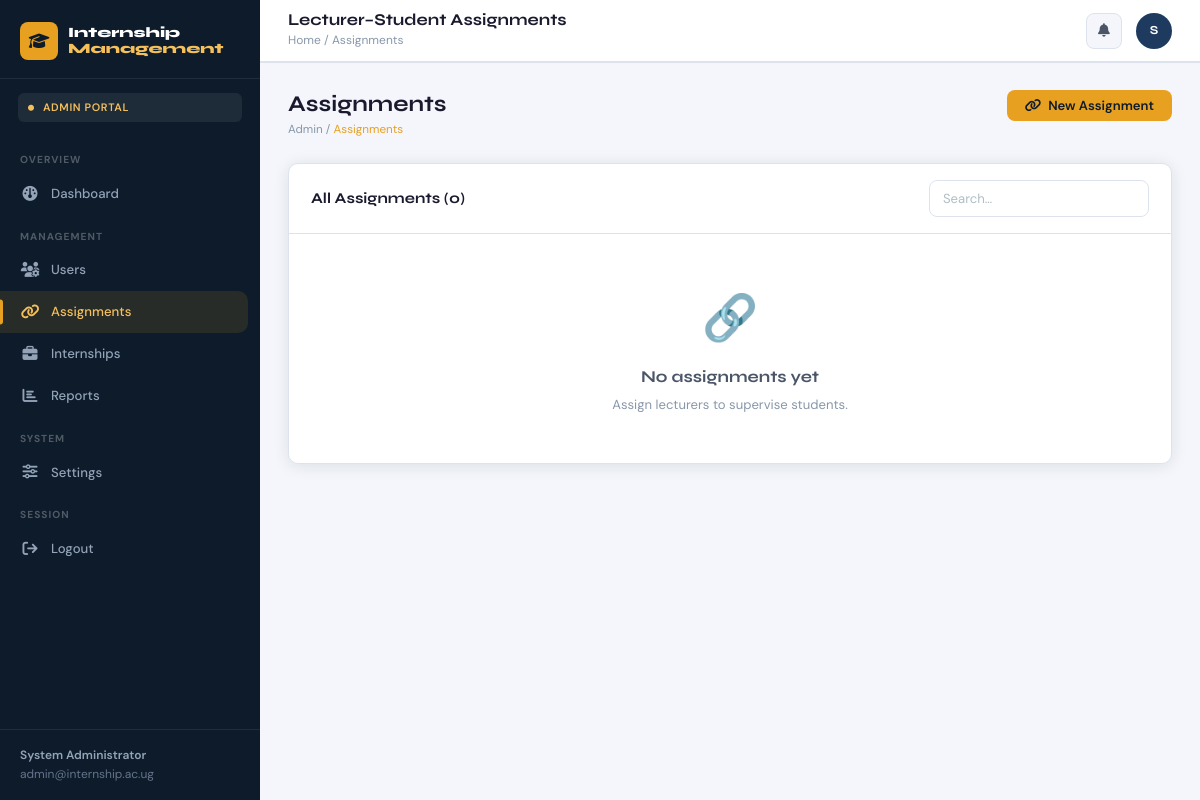
The app's page /admin/assignments.php (signed in) with its own data.
### tables this page shows
CREATE TABLE IF NOT EXISTS users (
    id INT AUTO_INCREMENT PRIMARY KEY,
    name VARCHAR(150) NOT NULL,
    email VARCHAR(200) NOT NULL UNIQUE,
    password VARCHAR(255) NOT NULL,
    role ENUM('student','lecturer','admin') NOT NULL DEFAULT 'student',
    avatar VARCHAR(255) DEFAULT NULL,
    created_at TIMESTAMP DEFAULT CURRENT_TIMESTAMP,
    updated_at TIMESTAMP DEFAULT CURRENT_TIMESTAMP ON UPDATE CURRENT_TIMESTAMP
);

### config/helpers.php (called while the page is built, shortened)
<?php
require_once __DIR__ . '/../config/db.php';
function isLoggedIn(): bool {
    return isset($_SESSION['user_id']) && !empty($_SESSION['user_id']);
}
function currentUser(): array {
    global $pdo;
    $stmt = $pdo->prepare("SELECT * FROM users WHERE id = ?");
    $stmt->execute([$_SESSION['user_id']]);
    return $stmt->fetch() ?: [];
}
?>

### includes/layout.php (the view, shortened to what this page needs)
<?php
require_once __DIR__ . '/../config/helpers.php';
$_currentUser = currentUser();
function startLayout(string $title, string $pageTitle = '', string $breadcrumb = '', string $activeNav = ''): void {
    global $_currentUser, $_notifCount;
    $role     = $_currentUser['role'] ?? '';
    $initials = strtoupper(substr($_currentUser['name'] ?? 'U', 0, 1));
?>
<!DOCTYPE html>
<html lang="en">
<head>
  <link rel="stylesheet" href="/internship-system/assets/css/style.css">
  <link rel="stylesheet" href="https://cdnjs.cloudflare.com/ajax/libs/font-awesome/6.4.2/css/all.min.css">
</head>
<body>
<div class="app-shell">
  <aside class="sidebar">
    <div class="sidebar-brand">
      <div class="brand-icon"><i class="fa fa-graduation-cap"></i></div>
      <div class="brand-name">Internship<br><span>Management</span></div>
    </div>
    <div class="sidebar-role-badge">
      <i class="fa fa-circle" style="font-size:.4rem;vertical-align:middle;margin-right:5px;"></i>
      <?= ucfirst($role) ?> Portal
    </div>
    <nav class="sidebar-nav">
      <?php if ($role === 'student'): ?>
        <div class="nav-section-label">Main</div>
        <div class="nav-item <?= $activeNav === 'dashboard' ? 'active' : '' ?>">
          <a href="/internship-system/dashboard.php"><span class="nav-icon"><i class="fa fa-gauge"></i></span>Dashboard</a>
        </div>
        <div class="nav-item <?= $activeNav === 'internship' ? 'active' : '' ?>">
          <a href="/internship-system/student/internship.php"><span class="nav-icon"><i class="fa fa-building"></i></span>My Internship</a>
        </div>
        <div class="nav-item <?= $activeNav === 'logbook' ? 'active' : '' ?>">
          <a href="/internship-system/student/logbook.php"><span class="nav-icon"><i class="fa fa-book-open"></i></span>Logbook</a>
        </div>
        <div class="nav-item <?= $activeNav === 'documents' ? 'active' : '' ?>">
          <a href="/internship-system/student/documents.php"><span class="nav-icon"><i class="fa fa-file-arrow-up"></i></span>Documents</a>
        </div>
        <div class="nav-item <?= $activeNav === 'feedback' ? 'active' : '' ?>">
          <a href="/internship-system/student/feedback.php"><span class="nav-icon"><i class="fa fa-comments"></i></span>Feedback</a>
        </div>
        <div class="nav-section-label">Account</div>
        <div class="nav-item <?= $activeNav === 'profile' ? 'active' : '' ?>">
          <a href="/internship-system/student/profile.php"><span class="nav-icon"><i class="fa fa-user-pen"></i></span>Profile</a>
        </div>
      <?php elseif ($role === 'admin'): ?>
        <div class="nav-section-label">Overview</div>
        <div class="nav-item <?= $activeNav === 'dashboard' ? 'active' : '' ?>">
          <a href="/internship-system/dashboard.php"><span class="nav-icon"><i class="fa fa-gauge"></i></span>Dashboard</a>
        </div>
        <div class="nav-section-label">Management</div>
        <div class="nav-item <?= $activeNav === 'users' ? 'active' : '' ?>">
          <a href="/internship-system/admin/users.php"><span class="nav-icon"><i class="fa fa-users-gear"></i></span>Users</a>
        </div>
        <div class="nav-item <?= $activeNav === 'assignments' ? 'active' : '' ?>">
          <a href="/internship-system/admin/assignments.php"><span class="nav-icon"><i class="fa fa-link"></i></span>Assignments</a>
        </div>
        <div class="nav-item <?= $activeNav === 'internships' ? 'active' : '' ?>">
          <a href="/internship-system/admin/internships.php"><span class="nav-icon"><i class="fa fa-briefcase"></i></span>Internships</a>
        </div>
        <div class="nav-item <?= $activeNav === 'reports' ? 'active' : '' ?>">
          <a href="/internship-system/admin/reports.php"><span class="nav-icon"><i class="fa fa-chart-bar"></i></span>Reports</a>
        </div>
        <div class="nav-section-label">System</div>
        <div class="nav-item <?= $activeNav === 'settings' ? 'active' : '' ?>">
          <a href="/internship-system/admin/settings.php"><span class="nav-icon"><i class="fa fa-sliders"></i></span>Settings</a>
        </div>
      <?php endif; ?>
      <div class="nav-section-label">Session</div>
      <div class="nav-item">
        <a href="/internship-system/logout.php" data-confirm="Log out?">
          <span class="nav-icon"><i class="fa fa-arrow-right-from-bracket"></i></span>Logout
        </a>
      </div>
    </nav>
    <div class="sidebar-footer">
      <div class="user-name"><?= htmlspecialchars($_currentUser['name'] ?? '') ?></div>
      <div><?= htmlspecialchars($_currentUser['email'] ?? '') ?></div>
    </div>
  </aside>
  <div class="main-content">
    <header class="topbar">
      <div class="topbar-left">
        <h2><?= htmlspecialchars($pageTitle ?: $title) ?></h2>
        <?php if ($breadcrumb): ?>
        <p class="breadcrumb">Home / <span><?= htmlspecialchars($breadcrumb) ?></span></p>
        <?php endif; ?>
      </div>
      <div class="topbar-right">
        <div style="position:relative;">
          <button class="topbar-icon-btn" id="notifBtn" title="Notifications">
            <i class="fa fa-bell"></i>
          </button>
        </div>
        <div class="topbar-avatar"><?= $initials ?></div>
      </div>
    </header>
    <main class="page-content">
<?php
}
function endLayout(): void {
?>
    </main>
  </div>
</div>
</body>
</html>
<?php
}
?>

### assets/css/style.css (style rules this page uses)
:root { --navy: #0d1b2a; --navy-2: #152539; --navy-3: #1e3a5f; --amber: #e8a020; --amber-lt: #f5c05a; --amber-pale:#fff5e0; --teal: #0a9396; --teal-lt: #94d2bd; --danger: #ae2012; --danger-lt: #fde8e6; --success: #1a7a4a; --success-lt:#e2f5ec; --warn-lt: #fff3cd; --text: #1a1a2e; --text-2: #4a5568; --text-3: #8898aa; --border: #dde3ec; --bg: #f4f6fb; --white: #ffffff; --sidebar-w: 260px; --radius: 10px; --shadow: 0 2px 16px rgba(13,27,42,.10); --shadow-lg: 0 8px 40px rgba(13,27,42,.16); --font-head: 'Syne', sans-serif; --font-body: 'DM Sans', sans-serif; --trans: .18s ease; }
*, *::before, *::after { box-sizing: border-box; margin: 0; padding: 0; }
html { font-size: 15px; scroll-behavior: smooth; }
body { font-family: var(--font-body); background: var(--bg); color: var(--text); line-height: 1.6; min-height: 100vh; }
a { color: inherit; text-decoration: none; }
input, textarea, select, button { font-family: inherit; }
button { cursor: pointer; border: none; background: none; }
h1,h2,h3,h4,h5,h6 { font-family: var(--font-head); font-weight: 700; line-height: 1.2; }
h2 { font-size: 1.5rem; }
.app-shell { display: flex; min-height: 100vh; }
.sidebar { width: var(--sidebar-w); background: var(--navy); color: #cbd5e1; display: flex; flex-direction: column; position: fixed; top: 0; left: 0; bottom: 0; z-index: 100; transition: transform var(--trans); overflow-y: auto; }
.sidebar-brand { display: flex; align-items: center; gap: 10px; padding: 22px 20px 18px; border-bottom: 1px solid rgba(255,255,255,.08); }
.sidebar-brand .brand-icon { width: 38px; height: 38px; background: var(--amber); border-radius: 8px; display: grid; place-items: center; font-size: 1.1rem; color: var(--navy); }
.sidebar-brand .brand-name { font-family: var(--font-head); font-weight: 800; font-size: .95rem; color: #fff; line-height: 1.1; }
.sidebar-brand .brand-name span { color: var(--amber-lt); }
.sidebar-role-badge { margin: 14px 18px 8px; background: rgba(255,255,255,.07); border-radius: 6px; padding: 6px 10px; font-size: .72rem; font-weight: 600; letter-spacing: .06em; text-transform: uppercase; color: var(--amber-lt); }
.sidebar-nav { padding: 8px 0; flex: 1; }
.nav-section-label { padding: 14px 20px 4px; font-size: .68rem; font-weight: 700; letter-spacing: .1em; text-transform: uppercase; color: rgba(255,255,255,.28); }
.nav-item a { display: flex; align-items: center; gap: 11px; padding: 9px 20px; border-radius: 0 var(--radius) var(--radius) 0; margin-right: 12px; color: #94a3b8; font-size: .88rem; font-weight: 500; transition: background var(--trans), color var(--trans); position: relative; }
.nav-item a .nav-icon { font-size: 1rem; width: 20px; text-align: center; }
.nav-item a:hover, .nav-item.active a { background: rgba(232,160,32,.12); color: var(--amber-lt); }
.nav-item.active a::before { content: ''; position: absolute; left: 0; top: 50%; transform: translateY(-50%); width: 3px; height: 60%; background: var(--amber); border-radius: 0 3px 3px 0; }
.sidebar-footer { padding: 16px 20px; border-top: 1px solid rgba(255,255,255,.08); font-size: .8rem; color: #64748b; }
.sidebar-footer .user-name { font-weight: 600; color: #94a3b8; }
.main-content { margin-left: var(--sidebar-w); flex: 1; display: flex; flex-direction: column; min-height: 100vh; }
.topbar { background: var(--white); border-bottom: 1px solid var(--border); padding: 0 28px; height: 62px; display: flex; align-items: center; justify-content: space-between; position: sticky; top: 0; z-index: 50; box-shadow: 0 1px 0 var(--border); }
.topbar-left h2 { font-size: 1.1rem; color: var(--text); font-weight: 700; }
.topbar-left p { font-size: .8rem; color: var(--text-3); margin-top: 1px; }
.topbar-right { display: flex; align-items: center; gap: 14px; }
.topbar-icon-btn { width: 36px; height: 36px; border-radius: 8px; background: var(--bg); border: 1px solid var(--border); display: grid; place-items: center; color: var(--text-2); font-size: .9rem; transition: background var(--trans); position: relative; }
.topbar-avatar { width: 36px; height: 36px; border-radius: 50%; background: var(--navy-3); color: var(--white); display: grid; place-items: center; font-weight: 700; font-size: .82rem; font-family: var(--font-head); flex-shrink: 0; }
.page-content { padding: 28px; flex: 1; }

### records on screen
users: role "ADMIN", name "System Administrator", email "admin@internship.ac.ug", name "S"

### other values on screen
$pageTitle ?: $title "Lecturer–Student Assignments"
$breadcrumb "Assignments"
count($assignments) "0"
